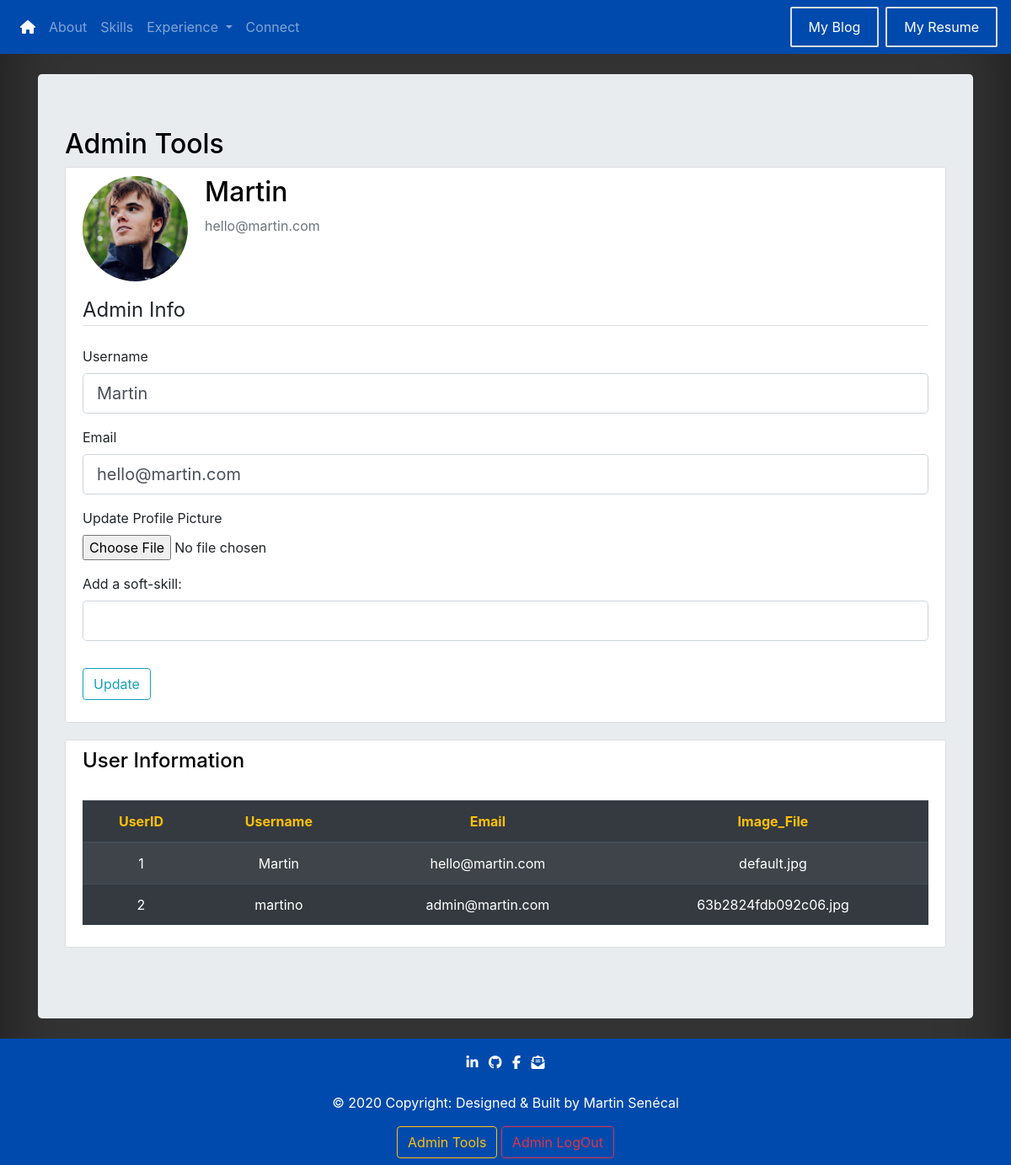
The page /admin (signed in) on the database its author committed.
### portfolio/models.py (models this page shows, shortened)
class User(db.Model, UserMixin):
    id = db.Column(db.Integer, primary_key=True)  # Way to Identify User.
    username = db.Column(db.String(20), unique=True, nullable=False)  # Unique Username and Mandatory.
    email = db.Column(db.String(100), unique=True, nullable=False)  # Unique Email and Mandatory.
    image_file = db.Column(db.String(20), nullable=False, default='default.jpg')  # Profile Pictures.
    password = db.Column(db.String(60), nullable=False)  # Hash Password
    posts = db.relationship('Post', backref='author', lazy=True)  # Load Data from the same user.

### portfolio/users/routes.py (the view)
@users.route("/admin", methods=['GET', 'POST'])
@login_required
def admin():
    users = User.query.all()
    form = UpdateAdminForm()
    if form.validate_on_submit():
        if form.picture.data:
            picture_file = save_picture(form.picture.data)
            current_user.image_file = picture_file
        current_user.username = form.username.data
        current_user.email = form.email.data
        if form.skillName.data != "":
            skill = Skill(type='Soft', content=form.skillName.data)
            db.session.add(skill)
        db.session.commit()
        flash('Your account has been updated!', 'success')
        return redirect(url_for('users.admin'))
    elif request.method == 'GET':
        form.username.data = current_user.username
        form.email.data = current_user.email
        form.skillName.data = ""
    image_file = url_for('static',
                         filename='profile_pics/' + current_user.image_file)  # Location of the Image in Static Folder
    return render_template('admin.html', image_file=image_file, form=form, users=users)

### portfolio/users/forms.py (shortened to what this page needs)
class UpdateAdminForm(FlaskForm):
    username = StringField('Username',
                           validators=[DataRequired(), Length(min=2, max=20)])
    email = StringField('Email',
                        validators=[DataRequired(), Email()])
    picture = FileField('Update Profile Picture', validators=[FileAllowed(['jpg', 'png'])])
    skillName = StringField('Add a soft-skill:', validators=[Length(min=0, max=78)])
    submit = SubmitField('Update')

### portfolio/models.py (called while the page is built)
@login_manager.user_loader
def load_user(user_id):
    return User.query.get(int(user_id))

### portfolio/templates/admin.html (shortened to what this page needs)
{% extends "base.html" %}
{% block body %}
    <div class="container jumbotron my-4">
        <h2>Admin Tools</h2>
        <div class="content-section">
            <div class="media">
                <img class="rounded-circle account-img" src="{{ image_file }}">
                <div class="media-body">
                    <h2 class="account-heading">{{ current_user.username }}</h2>
                    <p class="text-secondary">{{ current_user.email }}</p>
                </div>
            </div>
            <form method="POST" action="" enctype="multipart/form-data">
                <fieldset class="form-group">
                    <legend class="border-bottom mb-4">Admin Info</legend>
                    <div class="form-group">
                        {{ form.username.label(class="form-control-label") }}
                        {% if form.username.errors %}
                            {{ form.username(class="form-control form-control-lg is-invalid") }}
                            <div class="invalid-feedback">
                                {% for error in form.username.errors %}
                                    <span>{{ error }}</span>
                                {% endfor %}
                            </div>
                        {% else %}
                            {{ form.username(class="form-control form-control-lg") }}
                        {% endif %}
                    </div>
                    <div class="form-group">
                        {{ form.email.label(class="form-control-label") }}
                        {% if form.email.errors %}
                            {{ form.email(class="form-control form-control-lg is-invalid") }}
                            <div class="invalid-feedback">
                                {% for error in form.email.errors %}
                                    <span>{{ error }}</span>
                                {% endfor %}
                            </div>
                        {% else %}
                            {{ form.email(class="form-control form-control-lg") }}
                        {% endif %}
                    </div>
                    <div class="form-group">
                        {{ form.picture.label() }}
                        {{ form.picture(class="form-control-file") }}
                    </div>
                    <div class="form-group">
                        {{ form.skillName.label(class="form-control-label") }}
                        {% if form.skillName.errors %}
                            {{ form.skillName(class="form-control form-control-lg is-invalid") }}
                            <div class="invalid-feedback">
                                {% for error in form.skillName.errors %}
                                    <span>{{ error }}</span>
                                {% endfor %}
                            </div>
                        {% else %}
                            {{ form.skillName(class="form-control form-control-lg") }}
                        {% endif %}
                    </div>
                </fieldset>
                <div class="form-group">
                    {{ form.submit(class="btn btn-outline-info") }}
                </div>
            </form>
        </div>
        <div class="content-section">
            <h4> User Information </h4>
            <br>
            <table class="table table-striped table-dark">
                <thead>
                <tr>
                    <th class="text-warning" scope="col">UserID</th>
                    <th class="text-warning" scope="col">Username</th>
                    <th class="text-warning" scope="col">Email</th>
                    <th class="text-warning" scope="col">Image_File</th>
                </tr>
                </thead>
                <tbody>
                {% for user in users %}
                    <tr>
                        <td class="text-white">{{ user.id }}</td>
                        <td class="text-white">{{ user.username }}</td>
                        <td class="text-white">{{ user.email }}</td>
                        <td class="text-white">{{ user.image_file }}</td>
                    </tr>
                {% endfor %}
                </tbody>
            </table>
        </div>
    </div>
{% endblock %}

### portfolio/static/css/basedesign.css (style rules this page uses)
body { background-color: #333; box-shadow: inset 0 0 5rem rgba(0, 0, 0, .5); display: block; }
h1, h2, h3, h4, h5, h6, h7, td, thead, p { color: black; }
.content-section { background: #ffffff; padding: 10px 20px; border: 1px solid #dddddd; border-radius: 3px; margin-bottom: 20px; }

### portfolio/static/css/extradesign.css (style rules this page uses)
td, th, thead { text-align: center; }
.account-img { height: 125px; width: 125px; margin-right: 20px; margin-bottom: 16px; }

### rows shown on the page
User: username "Martin", email "hello@martin.com", id "1", image_file "default.jpg"
User: id "2", username "martino", email "admin@martin.com", image_file "63b2824fdb092c06.jpg"
